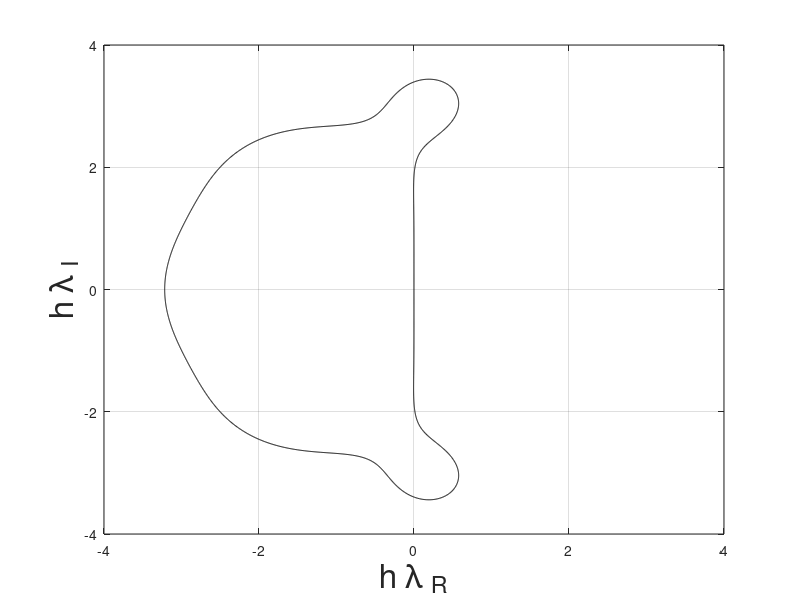

Write the MATLAB code that produced this figure.
% make a contour plot of the stability region of RK 5th order

% number of points in x and y
numz = 1000;
numr = 4; % bound of x,y
x = linspace(-numr,numr,numz); % real
y = linspace(-numr,numr,numz); % imag
[xz,yz] = meshgrid(x,y); % make matrices
h = 1; % h just scales the axes
z = xz+1i*yz; % use this for complex math
y = zeros(1,100);
% build the sum
% non vectorized but works
stable_region1 = ones(size(z));
for k=1:5
    stable_region1 = stable_region1+h^k.*z.^k./factorial(k);
end
stable_region1 = abs(stable_region1);


% plot the first figure
figure;
contour(xz,yz,stable_region1,[1,1],'k');
grid on;
xlabel('h \lambda _R','FontSize',24);
ylabel('h \lambda _I','FontSize',24);
saveas(gcf,'andy_hw05_prb11_01.png')